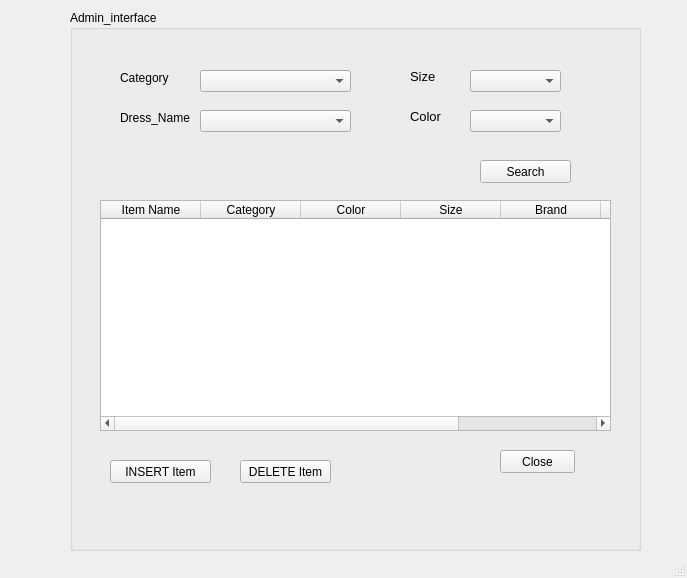
<?xml version="1.0" encoding="UTF-8"?>
<ui version="4.0">
 <class>MainWindow</class>
 <widget class="QMainWindow" name="MainWindow">
  <property name="geometry">
   <rect>
    <x>0</x>
    <y>0</y>
    <width>687</width>
    <height>578</height>
   </rect>
  </property>
  <property name="windowTitle">
   <string>MainWindow</string>
  </property>
  <widget class="QWidget" name="centralwidget">
   <widget class="QGroupBox" name="groupBox">
    <property name="geometry">
     <rect>
      <x>70</x>
      <y>10</y>
      <width>571</width>
      <height>541</height>
     </rect>
    </property>
    <property name="title">
     <string>Admin_interface</string>
    </property>
    <widget class="QLabel" name="label">
     <property name="geometry">
      <rect>
       <x>50</x>
       <y>60</y>
       <width>61</width>
       <height>16</height>
      </rect>
     </property>
     <property name="text">
      <string>Category</string>
     </property>
    </widget>
    <widget class="QLabel" name="label_2">
     <property name="geometry">
      <rect>
       <x>50</x>
       <y>100</y>
       <width>71</width>
       <height>16</height>
      </rect>
     </property>
     <property name="text">
      <string>Dress_Name</string>
     </property>
    </widget>
    <widget class="QComboBox" name="cato">
     <property name="geometry">
      <rect>
       <x>130</x>
       <y>60</y>
       <width>151</width>
       <height>22</height>
      </rect>
     </property>
    </widget>
    <widget class="QComboBox" name="Itemname">
     <property name="geometry">
      <rect>
       <x>130</x>
       <y>100</y>
       <width>151</width>
       <height>22</height>
      </rect>
     </property>
    </widget>
    <widget class="QTableWidget" name="tableWidget">
     <property name="geometry">
      <rect>
       <x>30</x>
       <y>190</y>
       <width>511</width>
       <height>231</height>
      </rect>
     </property>
     <column>
      <property name="text">
       <string>Item Name</string>
      </property>
     </column>
     <column>
      <property name="text">
       <string>Category</string>
      </property>
     </column>
     <column>
      <property name="text">
       <string>Color</string>
      </property>
     </column>
     <column>
      <property name="text">
       <string>Size</string>
      </property>
     </column>
     <column>
      <property name="text">
       <string>Brand</string>
      </property>
     </column>
     <column>
      <property name="text">
       <string>Quantity</string>
      </property>
     </column>
     <column>
      <property name="text">
       <string>Price</string>
      </property>
     </column>
    </widget>
    <widget class="QPushButton" name="search_but">
     <property name="geometry">
      <rect>
       <x>410</x>
       <y>150</y>
       <width>91</width>
       <height>23</height>
      </rect>
     </property>
     <property name="text">
      <string>Search</string>
     </property>
    </widget>
    <widget class="QPushButton" name="close_but">
     <property name="geometry">
      <rect>
       <x>430</x>
       <y>440</y>
       <width>75</width>
       <height>23</height>
      </rect>
     </property>
     <property name="text">
      <string>Close</string>
     </property>
    </widget>
    <widget class="QPushButton" name="Add_item">
     <property name="geometry">
      <rect>
       <x>40</x>
       <y>450</y>
       <width>101</width>
       <height>23</height>
      </rect>
     </property>
     <property name="text">
      <string>INSERT Item</string>
     </property>
    </widget>
    <widget class="QPushButton" name="delete_but">
     <property name="geometry">
      <rect>
       <x>170</x>
       <y>450</y>
       <width>91</width>
       <height>23</height>
      </rect>
     </property>
     <property name="text">
      <string>DELETE Item</string>
     </property>
    </widget>
    <widget class="QLabel" name="label_3">
     <property name="geometry">
      <rect>
       <x>340</x>
       <y>60</y>
       <width>47</width>
       <height>13</height>
      </rect>
     </property>
     <property name="font">
      <font>
       <pointsize>10</pointsize>
      </font>
     </property>
     <property name="text">
      <string>Size</string>
     </property>
    </widget>
    <widget class="QLabel" name="label_4">
     <property name="geometry">
      <rect>
       <x>340</x>
       <y>100</y>
       <width>47</width>
       <height>13</height>
      </rect>
     </property>
     <property name="font">
      <font>
       <pointsize>10</pointsize>
      </font>
     </property>
     <property name="text">
      <string>Color</string>
     </property>
    </widget>
    <widget class="QComboBox" name="size">
     <property name="geometry">
      <rect>
       <x>400</x>
       <y>60</y>
       <width>91</width>
       <height>22</height>
      </rect>
     </property>
    </widget>
    <widget class="QComboBox" name="color">
     <property name="geometry">
      <rect>
       <x>400</x>
       <y>100</y>
       <width>91</width>
       <height>22</height>
      </rect>
     </property>
    </widget>
   </widget>
  </widget>
  <widget class="QMenuBar" name="menubar">
   <property name="geometry">
    <rect>
     <x>0</x>
     <y>0</y>
     <width>687</width>
     <height>21</height>
    </rect>
   </property>
  </widget>
  <widget class="QStatusBar" name="statusbar"/>
 </widget>
 <resources/>
 <connections/>
</ui>
